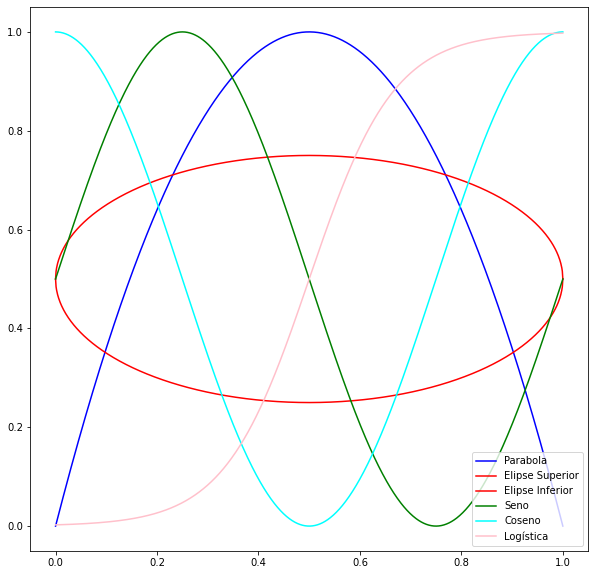

Write the Python code that produced this figure.
# -*- coding: utf-8 -*-
"""
Created on Wed Sep 27 10:17:05 2023
For: Parcial 1 Simulación 2023-2
@author: 21-407-JAC
"""
import numpy as np
import matplotlib.pyplot as plt
# Datos
x = np.linspace(0, 1, 1000)
# Parábola
y_parabola = 4 * x * (1-x)
# Elipse
y_ellipse_up = 0.25 * np.sqrt(1 - ((x-0.5)/0.5)**2) + 0.5
y_ellipse_down = -0.25 * np.sqrt(1 - ((x-0.5)/0.5)**2) + 0.5
# Seno
y_sine = 0.5 * np.sin(2 * np.pi * x) + 0.5
# Coseno
y_cosine = 0.5 * np.cos(2 * np.pi * x) + 0.5
# Función logística
y_logistic = 1 / (1 + np.exp(-12 * (x - 0.5)))
# Gráficas
plt.figure(figsize=(10, 10))

plt.plot(x, y_parabola, color='blue', label='Parabola')
plt.plot(x, y_ellipse_up, color='red', label='Elipse Superior')
plt.plot(x, y_ellipse_down, color='red', label='Elipse Inferior')
plt.plot(x, y_sine, color='green', label='Seno')
plt.plot(x, y_cosine, color='cyan', label='Coseno')
plt.plot(x, y_logistic, color='pink', label='Logística')
plt.legend()
plt.show()
